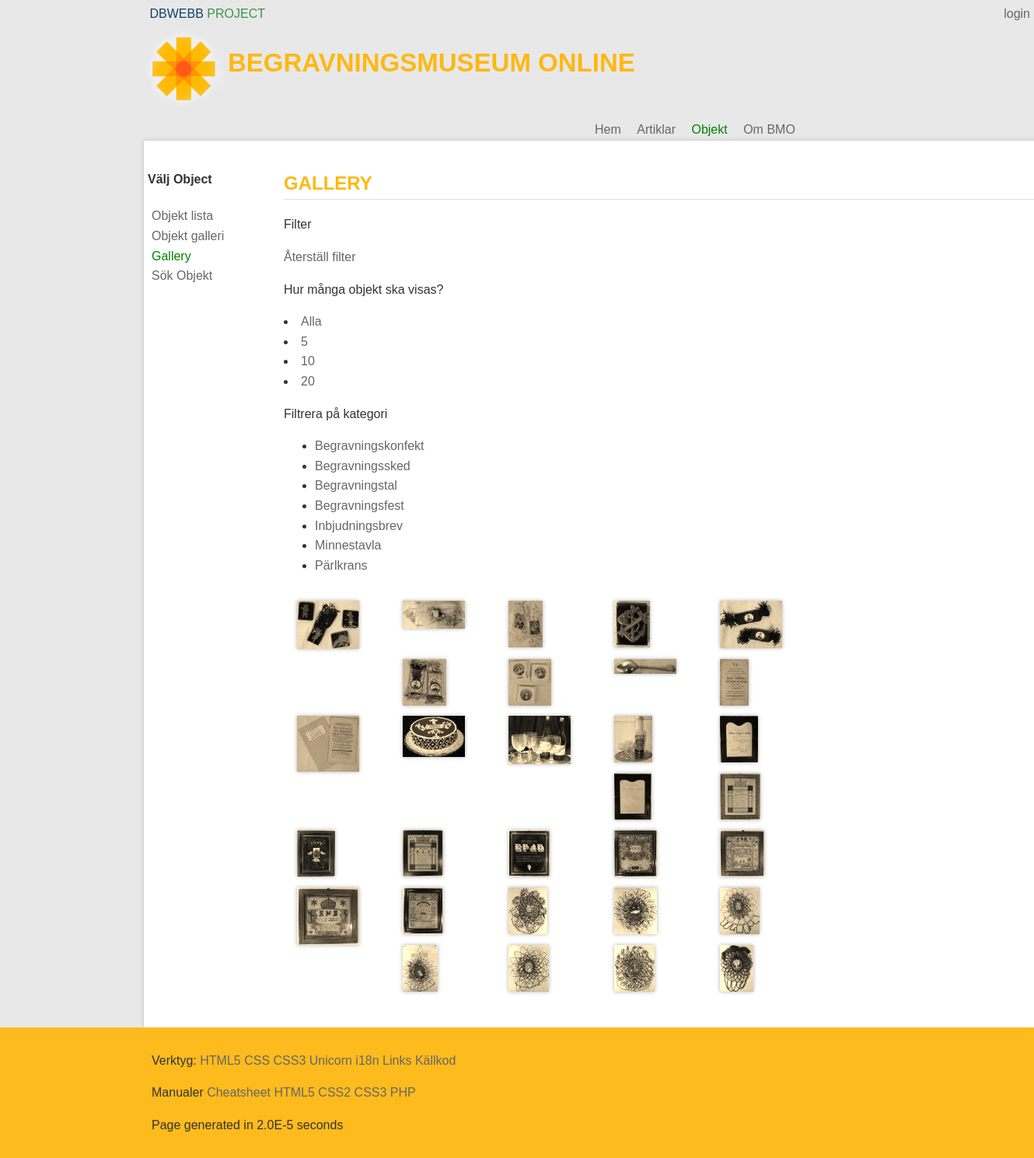
The page /object.php?p=showGallery on the database its author committed.
### tables this page shows
CREATE TABLE Object
		(
			id INTEGER PRIMARY KEY  NOT NULL  UNIQUE, 
			title TEXT, 
			category TEXT, 
			text TEXT,
			image TEXT,
			owner TEXT
		, "articleLink" TEXT);

### incl/object/gallery.php (the view, shortened to what this page needs)
<?php
$db= new PDO("sqlite:$dbPath");
$db->setAttribute(PDO::ATTR_ERRMODE, PDO::ERRMODE_WARNING);
$stmt2 = $db->prepare('SELECT COUNT(id) FROM Object;');
$stmt2->execute();
$totNrOfObj = $stmt2->fetchAll(PDO::FETCH_ASSOC);
$totNrOfObj = $totNrOfObj[0]['COUNT(id)'];
$startNr = null;
if(isset($_GET["start"])){
	$startNr = $_GET["start"];
} else {
	$startNr = 0;
}
$endNr = null;
if(isset($_GET["end"])){
	$endNr = $_GET["end"];
} else {
	$endNr = $totNrOfObj;
}
$stmt = $db->prepare('SELECT * FROM Object WHERE id BETWEEN :startObjNr AND :endObjNr;');
$stmt->bindParam(':startObjNr', $startNr, PDO::PARAM_INT);
$stmt->bindParam(':endObjNr', $endNr, PDO::PARAM_STR, 12);
$stmt->execute();
$res = $stmt->fetchAll(PDO::FETCH_ASSOC);
$prevObjCat=null;
$c=null;
$linkBuildHelper="?p=showGallery&amp;start=0" . "&amp;end=";
?>
<h2>Gallery</h2>
<p>Filter</p>
<a href="?p=showGallery">Återställ filter</a>
<p>Hur många objekt ska visas?</p>
<li><a href="<?php echo $linkBuildHelper . $totNrOfObj;?>">Alla</a></li>
<li><a href="<?php echo $linkBuildHelper . "5";?>">5</a></li>
<li><a href="<?php echo $linkBuildHelper . "10";?>">10</a></li>
<li><a href="<?php echo $linkBuildHelper . "20";?>">20</a></li>
<p>Filtrera på kategori</p>
<ul>
	<?php foreach($res as $object): ?>
		<?php if($object['category'] !=$prevObjCat):?>
			<li><a href="<?php echo $currentCategory="?p=showGallery&amp;c=" . $object['category']; ?>"><?php echo $object['category']; ?></a>
		<?php $prevObjCat = $object['category'];?>
		<?php endif;?>
	<?php endforeach; ?>
</ul>
<ul class="gallery">
	<?php foreach($res as $images):?>
			<?php
				$newPathImage['image'] = $images['image'];
				$resizeImage ="bmo/80";
				$newPathImage['image'] = str_replace("bmo", $resizeImage, $images['image']);
			?>
			<?php if($c==null):?>
				<li>
				  <a href="#img<?php echo $images['id']; ?>"><img src="<?php echo $newPathImage['image']; ?>" alt="Image Thumb"></a>
				</li>
		 <?php endif;?>
	<?php endforeach;?>
</ul>

### style/FiddeStyle.css (style rules this page uses)
* { font-family:proxima-nova-soft,sans-serif; font-size:16px; color:#333; line-height:1.6em }
html,body { margin:0; padding:0; }
html { background:#e6e6e6; overflow-y:scroll; }
body { background:#E8E8E8; }
h1,h2 { color:#FDB813; }
h2 { font-size:24px; border-bottom: 1px solid #ddd; text-transform: uppercase; }
img { border:0; }
a { color: #666; outline:0; }
a:link { text-decoration: none; }
.gallery { max-width: 700px; padding: 10px; box-sizing: border-box; }
.gallery li { float: left; width: 18%; margin: 1%; list-style:none; }
.gallery li > a { float: left; width: 100%; }
.gallery li > a img { max-width: 100%; display: block; }
.gallery li > a img { box-shadow: 0 0 5px rgba(0, 0, 0, .3); transition: .5s; position: relative; }
.gallery li > a { -webkit-filter: grayscale(.5) sepia(.8); transition: .5s; position: relative; }
.gallery li > a { -webkit-transform: translateZ(0); }

### style/debug.css (style rules this page uses)
body { background: beige; }

### style/style.css (style rules this page uses)
html { background: #cc6666; }
body { margin: 8px auto; width: 934px; padding: 8px; background: #ffffcc; border: 1px dashed #660033; font-family: Georgia, serif; color: #333333; }

### rows shown on the page
object: category "Begravningskonfekt", shows a picture
object: category "Begravningssked", shows a picture
object: category "Begravningstal", shows a picture
object: category "Begravningsfest", shows a picture
object: category "Inbjudningsbrev", shows a picture
object: category "Minnestavla", shows a picture
object: category "Pärlkrans", shows a picture
object: shows a picture
object: shows a picture
object: shows a picture
object: shows a picture
object: shows a picture
object: shows a picture
object: shows a picture
object: shows a picture
object: shows a picture
object: shows a picture
object: shows a picture
object: shows a picture
object: shows a picture
object: shows a picture
object: shows a picture
object: shows a picture
object: shows a picture
object: shows a picture
object: shows a picture
object: shows a picture
object: shows a picture
object: shows a picture
object: shows a picture

### other values the page prints
$key "login"
